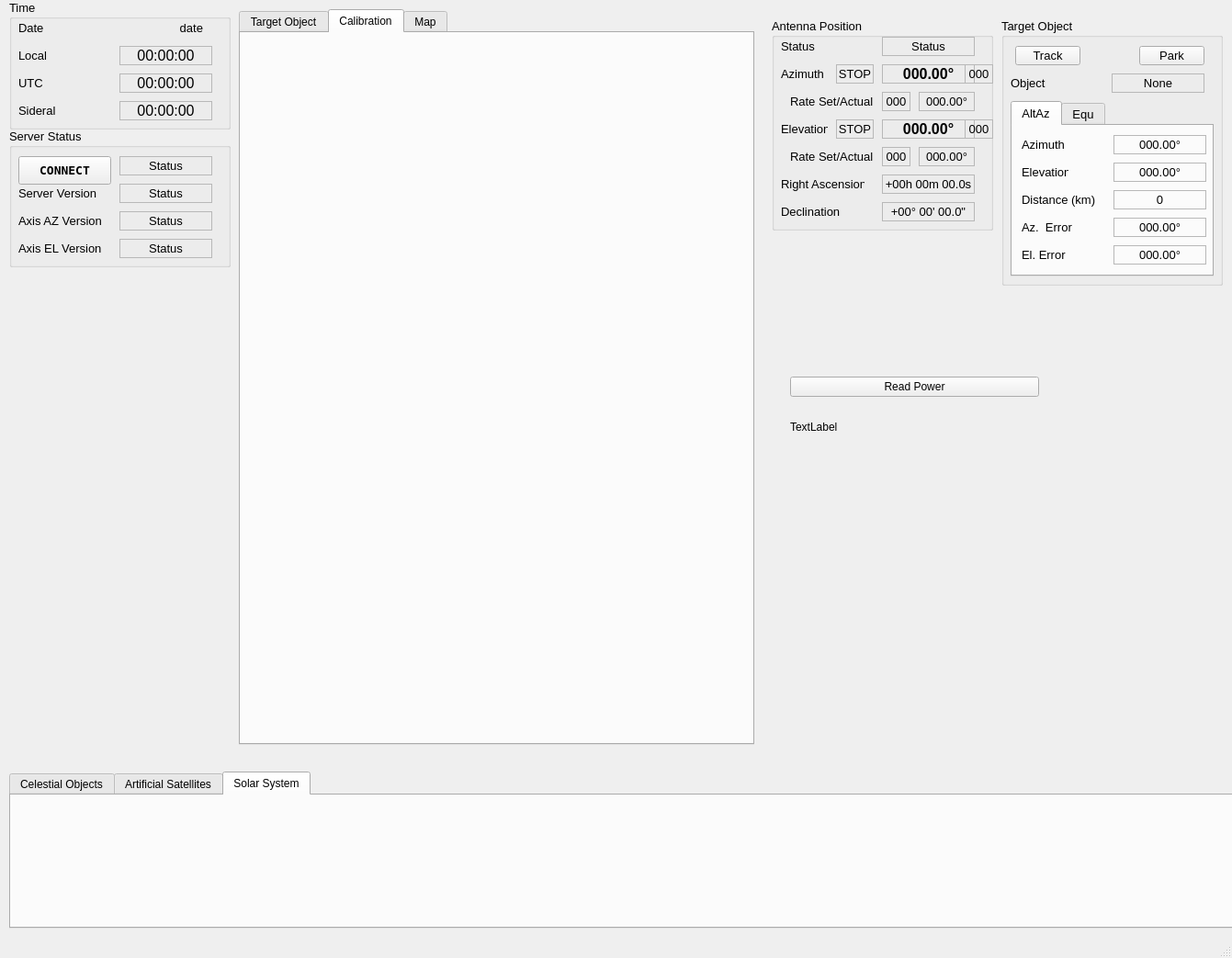
<?xml version="1.0" encoding="UTF-8"?>
<ui version="4.0">
 <class>MainWindow</class>
 <widget class="QMainWindow" name="MainWindow">
  <property name="geometry">
   <rect>
    <x>0</x>
    <y>0</y>
    <width>1341</width>
    <height>1043</height>
   </rect>
  </property>
  <property name="windowTitle">
   <string>MainWindow</string>
  </property>
  <widget class="QWidget" name="centralwidget">
   <widget class="QTabWidget" name="tabWidget">
    <property name="geometry">
     <rect>
      <x>260</x>
      <y>10</y>
      <width>561</width>
      <height>801</height>
     </rect>
    </property>
    <property name="currentIndex">
     <number>1</number>
    </property>
    <widget class="QWidget" name="tab_TargetObject">
     <attribute name="title">
      <string>Target Object</string>
     </attribute>
    </widget>
    <widget class="QWidget" name="tab_Calibration">
     <attribute name="title">
      <string>Calibration</string>
     </attribute>
    </widget>
    <widget class="QWidget" name="tab_map">
     <attribute name="title">
      <string>Map</string>
     </attribute>
     <widget class="QWidget" name="verticalLayoutWidget">
      <property name="geometry">
       <rect>
        <x>10</x>
        <y>10</y>
        <width>851</width>
        <height>471</height>
       </rect>
      </property>
      <layout class="QVBoxLayout" name="verticalLayout_cartopy"/>
     </widget>
    </widget>
   </widget>
   <widget class="QGroupBox" name="groupBox_3">
    <property name="geometry">
     <rect>
      <x>10</x>
      <y>0</y>
      <width>241</width>
      <height>141</height>
     </rect>
    </property>
    <property name="font">
     <font>
      <pointsize>10</pointsize>
     </font>
    </property>
    <property name="title">
     <string>Time</string>
    </property>
    <widget class="QLabel" name="label_LocalTime">
     <property name="geometry">
      <rect>
       <x>10</x>
       <y>50</y>
       <width>51</width>
       <height>20</height>
      </rect>
     </property>
     <property name="font">
      <font>
       <pointsize>10</pointsize>
       <weight>50</weight>
       <bold>false</bold>
      </font>
     </property>
     <property name="text">
      <string>Local</string>
     </property>
     <property name="alignment">
      <set>Qt::AlignLeading|Qt::AlignLeft|Qt::AlignVCenter</set>
     </property>
    </widget>
    <widget class="QLabel" name="label_LocalTime_2">
     <property name="geometry">
      <rect>
       <x>10</x>
       <y>80</y>
       <width>51</width>
       <height>20</height>
      </rect>
     </property>
     <property name="font">
      <font>
       <pointsize>10</pointsize>
       <weight>50</weight>
       <bold>false</bold>
      </font>
     </property>
     <property name="text">
      <string>UTC</string>
     </property>
     <property name="alignment">
      <set>Qt::AlignLeading|Qt::AlignLeft|Qt::AlignVCenter</set>
     </property>
    </widget>
    <widget class="QLabel" name="label_LocalTime_3">
     <property name="geometry">
      <rect>
       <x>10</x>
       <y>110</y>
       <width>51</width>
       <height>20</height>
      </rect>
     </property>
     <property name="font">
      <font>
       <pointsize>10</pointsize>
       <weight>50</weight>
       <bold>false</bold>
      </font>
     </property>
     <property name="text">
      <string>Sideral</string>
     </property>
     <property name="alignment">
      <set>Qt::AlignLeading|Qt::AlignLeft|Qt::AlignVCenter</set>
     </property>
    </widget>
    <widget class="QLabel" name="label_LocalTime_4">
     <property name="geometry">
      <rect>
       <x>10</x>
       <y>20</y>
       <width>51</width>
       <height>20</height>
      </rect>
     </property>
     <property name="font">
      <font>
       <pointsize>10</pointsize>
       <weight>50</weight>
       <bold>false</bold>
      </font>
     </property>
     <property name="text">
      <string>Date</string>
     </property>
     <property name="alignment">
      <set>Qt::AlignLeading|Qt::AlignLeft|Qt::AlignVCenter</set>
     </property>
    </widget>
    <widget class="QLabel" name="label_date">
     <property name="geometry">
      <rect>
       <x>100</x>
       <y>20</y>
       <width>111</width>
       <height>20</height>
      </rect>
     </property>
     <property name="font">
      <font>
       <pointsize>10</pointsize>
      </font>
     </property>
     <property name="text">
      <string>date</string>
     </property>
     <property name="alignment">
      <set>Qt::AlignRight|Qt::AlignTrailing|Qt::AlignVCenter</set>
     </property>
    </widget>
    <widget class="QLabel" name="label_sideral_time">
     <property name="geometry">
      <rect>
       <x>120</x>
       <y>110</y>
       <width>101</width>
       <height>21</height>
      </rect>
     </property>
     <property name="font">
      <font>
       <pointsize>12</pointsize>
      </font>
     </property>
     <property name="autoFillBackground">
      <bool>false</bool>
     </property>
     <property name="styleSheet">
      <string notr="true"/>
     </property>
     <property name="frameShape">
      <enum>QFrame::StyledPanel</enum>
     </property>
     <property name="text">
      <string>00:00:00</string>
     </property>
     <property name="alignment">
      <set>Qt::AlignCenter</set>
     </property>
    </widget>
   </widget>
   <widget class="QLabel" name="label_local_time">
    <property name="geometry">
     <rect>
      <x>130</x>
      <y>50</y>
      <width>101</width>
      <height>21</height>
     </rect>
    </property>
    <property name="font">
     <font>
      <pointsize>12</pointsize>
     </font>
    </property>
    <property name="autoFillBackground">
     <bool>false</bool>
    </property>
    <property name="styleSheet">
     <string notr="true"/>
    </property>
    <property name="frameShape">
     <enum>QFrame::StyledPanel</enum>
    </property>
    <property name="text">
     <string>00:00:00</string>
    </property>
    <property name="alignment">
     <set>Qt::AlignCenter</set>
    </property>
   </widget>
   <widget class="QLabel" name="label_utc_time_2">
    <property name="geometry">
     <rect>
      <x>130</x>
      <y>80</y>
      <width>101</width>
      <height>21</height>
     </rect>
    </property>
    <property name="font">
     <font>
      <pointsize>12</pointsize>
     </font>
    </property>
    <property name="autoFillBackground">
     <bool>false</bool>
    </property>
    <property name="styleSheet">
     <string notr="true"/>
    </property>
    <property name="frameShape">
     <enum>QFrame::StyledPanel</enum>
    </property>
    <property name="text">
     <string>00:00:00</string>
    </property>
    <property name="alignment">
     <set>Qt::AlignCenter</set>
    </property>
   </widget>
   <widget class="QGroupBox" name="groupBox_4">
    <property name="geometry">
     <rect>
      <x>840</x>
      <y>20</y>
      <width>241</width>
      <height>231</height>
     </rect>
    </property>
    <property name="font">
     <font>
      <family>MS Shell Dlg 2</family>
      <pointsize>10</pointsize>
     </font>
    </property>
    <property name="title">
     <string>Antenna Position</string>
    </property>
    <widget class="QLabel" name="label_antenna_az_deg">
     <property name="geometry">
      <rect>
       <x>120</x>
       <y>50</y>
       <width>101</width>
       <height>21</height>
      </rect>
     </property>
     <property name="font">
      <font>
       <pointsize>12</pointsize>
       <weight>75</weight>
       <bold>true</bold>
      </font>
     </property>
     <property name="autoFillBackground">
      <bool>false</bool>
     </property>
     <property name="styleSheet">
      <string notr="true"/>
     </property>
     <property name="frameShape">
      <enum>QFrame::StyledPanel</enum>
     </property>
     <property name="text">
      <string>000.00°</string>
     </property>
     <property name="alignment">
      <set>Qt::AlignCenter</set>
     </property>
    </widget>
    <widget class="QLabel" name="label_antenna_el_deg">
     <property name="geometry">
      <rect>
       <x>120</x>
       <y>110</y>
       <width>101</width>
       <height>21</height>
      </rect>
     </property>
     <property name="font">
      <font>
       <pointsize>12</pointsize>
       <weight>75</weight>
       <bold>true</bold>
      </font>
     </property>
     <property name="autoFillBackground">
      <bool>false</bool>
     </property>
     <property name="styleSheet">
      <string notr="true"/>
     </property>
     <property name="frameShape">
      <enum>QFrame::StyledPanel</enum>
     </property>
     <property name="text">
      <string>000.00°</string>
     </property>
     <property name="alignment">
      <set>Qt::AlignCenter</set>
     </property>
    </widget>
    <widget class="QLabel" name="label_LocalTime_5">
     <property name="geometry">
      <rect>
       <x>10</x>
       <y>50</y>
       <width>51</width>
       <height>20</height>
      </rect>
     </property>
     <property name="font">
      <font>
       <pointsize>10</pointsize>
       <weight>50</weight>
       <bold>false</bold>
      </font>
     </property>
     <property name="text">
      <string>Azimuth</string>
     </property>
     <property name="alignment">
      <set>Qt::AlignLeading|Qt::AlignLeft|Qt::AlignVCenter</set>
     </property>
    </widget>
    <widget class="QLabel" name="label_LocalTime_6">
     <property name="geometry">
      <rect>
       <x>10</x>
       <y>110</y>
       <width>51</width>
       <height>20</height>
      </rect>
     </property>
     <property name="font">
      <font>
       <pointsize>10</pointsize>
       <weight>50</weight>
       <bold>false</bold>
      </font>
     </property>
     <property name="text">
      <string>Elevation</string>
     </property>
     <property name="alignment">
      <set>Qt::AlignLeading|Qt::AlignLeft|Qt::AlignVCenter</set>
     </property>
    </widget>
    <widget class="QLabel" name="label_antenna_status">
     <property name="geometry">
      <rect>
       <x>120</x>
       <y>20</y>
       <width>101</width>
       <height>21</height>
      </rect>
     </property>
     <property name="font">
      <font>
       <pointsize>10</pointsize>
      </font>
     </property>
     <property name="autoFillBackground">
      <bool>false</bool>
     </property>
     <property name="styleSheet">
      <string notr="true"/>
     </property>
     <property name="frameShape">
      <enum>QFrame::StyledPanel</enum>
     </property>
     <property name="text">
      <string>Status</string>
     </property>
     <property name="alignment">
      <set>Qt::AlignCenter</set>
     </property>
    </widget>
    <widget class="QLabel" name="label_LocalTime_9">
     <property name="geometry">
      <rect>
       <x>10</x>
       <y>20</y>
       <width>51</width>
       <height>20</height>
      </rect>
     </property>
     <property name="font">
      <font>
       <pointsize>10</pointsize>
       <weight>50</weight>
       <bold>false</bold>
      </font>
     </property>
     <property name="text">
      <string>Status</string>
     </property>
     <property name="alignment">
      <set>Qt::AlignLeading|Qt::AlignLeft|Qt::AlignVCenter</set>
     </property>
    </widget>
    <widget class="QLabel" name="label_antenna_dec">
     <property name="geometry">
      <rect>
       <x>120</x>
       <y>200</y>
       <width>101</width>
       <height>21</height>
      </rect>
     </property>
     <property name="font">
      <font>
       <pointsize>10</pointsize>
      </font>
     </property>
     <property name="autoFillBackground">
      <bool>false</bool>
     </property>
     <property name="styleSheet">
      <string notr="true"/>
     </property>
     <property name="frameShape">
      <enum>QFrame::StyledPanel</enum>
     </property>
     <property name="text">
      <string>+00° 00' 00.0&quot;</string>
     </property>
     <property name="alignment">
      <set>Qt::AlignCenter</set>
     </property>
    </widget>
    <widget class="QLabel" name="label_LocalTime_13">
     <property name="geometry">
      <rect>
       <x>10</x>
       <y>200</y>
       <width>81</width>
       <height>20</height>
      </rect>
     </property>
     <property name="font">
      <font>
       <pointsize>10</pointsize>
       <weight>50</weight>
       <bold>false</bold>
      </font>
     </property>
     <property name="text">
      <string>Declination</string>
     </property>
     <property name="alignment">
      <set>Qt::AlignLeading|Qt::AlignLeft|Qt::AlignVCenter</set>
     </property>
    </widget>
    <widget class="QLabel" name="label_antenna_ra">
     <property name="geometry">
      <rect>
       <x>120</x>
       <y>170</y>
       <width>101</width>
       <height>21</height>
      </rect>
     </property>
     <property name="font">
      <font>
       <pointsize>10</pointsize>
      </font>
     </property>
     <property name="autoFillBackground">
      <bool>false</bool>
     </property>
     <property name="styleSheet">
      <string notr="true"/>
     </property>
     <property name="frameShape">
      <enum>QFrame::StyledPanel</enum>
     </property>
     <property name="text">
      <string>+00h 00m 00.0s</string>
     </property>
     <property name="alignment">
      <set>Qt::AlignCenter</set>
     </property>
    </widget>
    <widget class="QLabel" name="label_LocalTime_14">
     <property name="geometry">
      <rect>
       <x>10</x>
       <y>170</y>
       <width>91</width>
       <height>20</height>
      </rect>
     </property>
     <property name="font">
      <font>
       <pointsize>10</pointsize>
       <weight>50</weight>
       <bold>false</bold>
      </font>
     </property>
     <property name="text">
      <string>Right Ascension</string>
     </property>
     <property name="alignment">
      <set>Qt::AlignLeading|Qt::AlignLeft|Qt::AlignVCenter</set>
     </property>
    </widget>
    <widget class="QLabel" name="label_LocalTime_21">
     <property name="geometry">
      <rect>
       <x>20</x>
       <y>80</y>
       <width>91</width>
       <height>20</height>
      </rect>
     </property>
     <property name="font">
      <font>
       <pointsize>10</pointsize>
       <weight>50</weight>
       <bold>false</bold>
      </font>
     </property>
     <property name="text">
      <string>Rate Set/Actual</string>
     </property>
     <property name="alignment">
      <set>Qt::AlignLeading|Qt::AlignLeft|Qt::AlignVCenter</set>
     </property>
    </widget>
    <widget class="QLabel" name="label_antenna_az_rate">
     <property name="geometry">
      <rect>
       <x>160</x>
       <y>80</y>
       <width>61</width>
       <height>21</height>
      </rect>
     </property>
     <property name="font">
      <font>
       <pointsize>10</pointsize>
      </font>
     </property>
     <property name="autoFillBackground">
      <bool>false</bool>
     </property>
     <property name="styleSheet">
      <string notr="true"/>
     </property>
     <property name="frameShape">
      <enum>QFrame::StyledPanel</enum>
     </property>
     <property name="text">
      <string>000.00°</string>
     </property>
     <property name="alignment">
      <set>Qt::AlignCenter</set>
     </property>
    </widget>
    <widget class="QLabel" name="label_antenna_el_rate">
     <property name="geometry">
      <rect>
       <x>160</x>
       <y>140</y>
       <width>61</width>
       <height>21</height>
      </rect>
     </property>
     <property name="font">
      <font>
       <pointsize>10</pointsize>
      </font>
     </property>
     <property name="autoFillBackground">
      <bool>false</bool>
     </property>
     <property name="styleSheet">
      <string notr="true"/>
     </property>
     <property name="frameShape">
      <enum>QFrame::StyledPanel</enum>
     </property>
     <property name="text">
      <string>000.00°</string>
     </property>
     <property name="alignment">
      <set>Qt::AlignCenter</set>
     </property>
    </widget>
    <widget class="QLabel" name="label_LocalTime_22">
     <property name="geometry">
      <rect>
       <x>20</x>
       <y>140</y>
       <width>91</width>
       <height>20</height>
      </rect>
     </property>
     <property name="font">
      <font>
       <pointsize>10</pointsize>
       <weight>50</weight>
       <bold>false</bold>
      </font>
     </property>
     <property name="text">
      <string>Rate Set/Actual</string>
     </property>
     <property name="alignment">
      <set>Qt::AlignLeading|Qt::AlignLeft|Qt::AlignVCenter</set>
     </property>
    </widget>
    <widget class="QLabel" name="label_antenna_az_setrate">
     <property name="geometry">
      <rect>
       <x>120</x>
       <y>80</y>
       <width>31</width>
       <height>21</height>
      </rect>
     </property>
     <property name="font">
      <font>
       <pointsize>10</pointsize>
      </font>
     </property>
     <property name="autoFillBackground">
      <bool>false</bool>
     </property>
     <property name="styleSheet">
      <string notr="true"/>
     </property>
     <property name="frameShape">
      <enum>QFrame::StyledPanel</enum>
     </property>
     <property name="text">
      <string>000</string>
     </property>
     <property name="alignment">
      <set>Qt::AlignCenter</set>
     </property>
    </widget>
    <widget class="QLabel" name="label_antenna_el_setrate">
     <property name="geometry">
      <rect>
       <x>120</x>
       <y>140</y>
       <width>31</width>
       <height>21</height>
      </rect>
     </property>
     <property name="font">
      <font>
       <pointsize>10</pointsize>
      </font>
     </property>
     <property name="autoFillBackground">
      <bool>false</bool>
     </property>
     <property name="styleSheet">
      <string notr="true"/>
     </property>
     <property name="frameShape">
      <enum>QFrame::StyledPanel</enum>
     </property>
     <property name="text">
      <string>000</string>
     </property>
     <property name="alignment">
      <set>Qt::AlignCenter</set>
     </property>
    </widget>
    <widget class="QLabel" name="label_antenna_az_status">
     <property name="geometry">
      <rect>
       <x>70</x>
       <y>50</y>
       <width>41</width>
       <height>21</height>
      </rect>
     </property>
     <property name="font">
      <font>
       <pointsize>10</pointsize>
      </font>
     </property>
     <property name="autoFillBackground">
      <bool>false</bool>
     </property>
     <property name="styleSheet">
      <string notr="true"/>
     </property>
     <property name="frameShape">
      <enum>QFrame::StyledPanel</enum>
     </property>
     <property name="text">
      <string>STOP</string>
     </property>
     <property name="alignment">
      <set>Qt::AlignCenter</set>
     </property>
    </widget>
    <widget class="QLabel" name="label_antenna_el_status">
     <property name="geometry">
      <rect>
       <x>70</x>
       <y>110</y>
       <width>41</width>
       <height>21</height>
      </rect>
     </property>
     <property name="font">
      <font>
       <pointsize>10</pointsize>
      </font>
     </property>
     <property name="autoFillBackground">
      <bool>false</bool>
     </property>
     <property name="styleSheet">
      <string notr="true"/>
     </property>
     <property name="frameShape">
      <enum>QFrame::StyledPanel</enum>
     </property>
     <property name="text">
      <string>STOP</string>
     </property>
     <property name="alignment">
      <set>Qt::AlignCenter</set>
     </property>
    </widget>
    <widget class="QLabel" name="label_antenna_endstop_el">
     <property name="geometry">
      <rect>
       <x>210</x>
       <y>50</y>
       <width>31</width>
       <height>21</height>
      </rect>
     </property>
     <property name="font">
      <font>
       <pointsize>10</pointsize>
      </font>
     </property>
     <property name="autoFillBackground">
      <bool>false</bool>
     </property>
     <property name="styleSheet">
      <string notr="true"/>
     </property>
     <property name="frameShape">
      <enum>QFrame::StyledPanel</enum>
     </property>
     <property name="text">
      <string>000</string>
     </property>
     <property name="alignment">
      <set>Qt::AlignCenter</set>
     </property>
    </widget>
    <widget class="QLabel" name="label_antenna_endstop_az">
     <property name="geometry">
      <rect>
       <x>210</x>
       <y>110</y>
       <width>31</width>
       <height>21</height>
      </rect>
     </property>
     <property name="font">
      <font>
       <pointsize>10</pointsize>
      </font>
     </property>
     <property name="autoFillBackground">
      <bool>false</bool>
     </property>
     <property name="styleSheet">
      <string notr="true"/>
     </property>
     <property name="frameShape">
      <enum>QFrame::StyledPanel</enum>
     </property>
     <property name="text">
      <string>000</string>
     </property>
     <property name="alignment">
      <set>Qt::AlignCenter</set>
     </property>
    </widget>
   </widget>
   <widget class="QGroupBox" name="groupBox_5">
    <property name="geometry">
     <rect>
      <x>1090</x>
      <y>20</y>
      <width>241</width>
      <height>291</height>
     </rect>
    </property>
    <property name="font">
     <font>
      <pointsize>10</pointsize>
     </font>
    </property>
    <property name="title">
     <string>Target Object</string>
    </property>
    <widget class="QPushButton" name="pushButton_antenna_track">
     <property name="geometry">
      <rect>
       <x>15</x>
       <y>30</y>
       <width>71</width>
       <height>21</height>
      </rect>
     </property>
     <property name="text">
      <string>Track</string>
     </property>
    </widget>
    <widget class="QPushButton" name="pushButton_antenna_park">
     <property name="geometry">
      <rect>
       <x>150</x>
       <y>30</y>
       <width>71</width>
       <height>21</height>
      </rect>
     </property>
     <property name="text">
      <string>Park</string>
     </property>
    </widget>
    <widget class="QLabel" name="label_LocalTime_12">
     <property name="geometry">
      <rect>
       <x>10</x>
       <y>60</y>
       <width>51</width>
       <height>20</height>
      </rect>
     </property>
     <property name="font">
      <font>
       <pointsize>10</pointsize>
       <weight>50</weight>
       <bold>false</bold>
      </font>
     </property>
     <property name="text">
      <string>Object</string>
     </property>
     <property name="alignment">
      <set>Qt::AlignLeading|Qt::AlignLeft|Qt::AlignVCenter</set>
     </property>
    </widget>
    <widget class="QTabWidget" name="tabWidget_2">
     <property name="geometry">
      <rect>
       <x>10</x>
       <y>90</y>
       <width>221</width>
       <height>191</height>
      </rect>
     </property>
     <property name="currentIndex">
      <number>0</number>
     </property>
     <widget class="QWidget" name="tab_3">
      <attribute name="title">
       <string>AltAz</string>
      </attribute>
      <widget class="QLabel" name="label_antenna_el_error">
       <property name="geometry">
        <rect>
         <x>110</x>
         <y>130</y>
         <width>101</width>
         <height>21</height>
        </rect>
       </property>
       <property name="font">
        <font>
         <pointsize>10</pointsize>
        </font>
       </property>
       <property name="autoFillBackground">
        <bool>false</bool>
       </property>
       <property name="styleSheet">
        <string notr="true"/>
       </property>
       <property name="frameShape">
        <enum>QFrame::StyledPanel</enum>
       </property>
       <property name="text">
        <string>000.00°</string>
       </property>
       <property name="alignment">
        <set>Qt::AlignCenter</set>
       </property>
      </widget>
      <widget class="QLabel" name="label_LocalTime_8">
       <property name="geometry">
        <rect>
         <x>10</x>
         <y>130</y>
         <width>81</width>
         <height>20</height>
        </rect>
       </property>
       <property name="font">
        <font>
         <pointsize>10</pointsize>
         <weight>50</weight>
         <bold>false</bold>
        </font>
       </property>
       <property name="text">
        <string>El. Error</string>
       </property>
       <property name="alignment">
        <set>Qt::AlignLeading|Qt::AlignLeft|Qt::AlignVCenter</set>
       </property>
      </widget>
      <widget class="QLabel" name="label_antenna_el_set_deg">
       <property name="geometry">
        <rect>
         <x>110</x>
         <y>40</y>
         <width>101</width>
         <height>21</height>
        </rect>
       </property>
       <property name="font">
        <font>
         <pointsize>10</pointsize>
        </font>
       </property>
       <property name="autoFillBackground">
        <bool>false</bool>
       </property>
       <property name="styleSheet">
        <string notr="true"/>
       </property>
       <property name="frameShape">
        <enum>QFrame::StyledPanel</enum>
       </property>
       <property name="text">
        <string>000.00°</string>
       </property>
       <property name="alignment">
        <set>Qt::AlignCenter</set>
       </property>
      </widget>
      <widget class="QLabel" name="label_antenna_az_set_deg">
       <property name="geometry">
        <rect>
         <x>110</x>
         <y>10</y>
         <width>101</width>
         <height>21</height>
        </rect>
       </property>
       <property name="font">
        <font>
         <pointsize>10</pointsize>
        </font>
       </property>
       <property name="autoFillBackground">
        <bool>false</bool>
       </property>
       <property name="styleSheet">
        <string notr="true"/>
       </property>
       <property name="frameShape">
        <enum>QFrame::StyledPanel</enum>
       </property>
       <property name="text">
        <string>000.00°</string>
       </property>
       <property name="alignment">
        <set>Qt::AlignCenter</set>
       </property>
      </widget>
      <widget class="QLabel" name="label_LocalTime_11">
       <property name="geometry">
        <rect>
         <x>10</x>
         <y>40</y>
         <width>51</width>
         <height>20</height>
        </rect>
       </property>
       <property name="font">
        <font>
         <pointsize>10</pointsize>
         <weight>50</weight>
         <bold>false</bold>
        </font>
       </property>
       <property name="text">
        <string>Elevation</string>
       </property>
       <property name="alignment">
        <set>Qt::AlignLeading|Qt::AlignLeft|Qt::AlignVCenter</set>
       </property>
      </widget>
      <widget class="QLabel" name="label_LocalTime_7">
       <property name="geometry">
        <rect>
         <x>10</x>
         <y>100</y>
         <width>81</width>
         <height>20</height>
        </rect>
       </property>
       <property name="font">
        <font>
         <pointsize>10</pointsize>
         <weight>50</weight>
         <bold>false</bold>
        </font>
       </property>
       <property name="text">
        <string>Az.  Error</string>
       </property>
       <property name="alignment">
        <set>Qt::AlignLeading|Qt::AlignLeft|Qt::AlignVCenter</set>
       </property>
      </widget>
      <widget class="QLabel" name="label_antenna_az_error">
       <property name="geometry">
        <rect>
         <x>110</x>
         <y>100</y>
         <width>101</width>
         <height>21</height>
        </rect>
       </property>
       <property name="font">
        <font>
         <pointsize>10</pointsize>
        </font>
       </property>
       <property name="autoFillBackground">
        <bool>false</bool>
       </property>
       <property name="styleSheet">
        <string notr="true"/>
       </property>
       <property name="frameShape">
        <enum>QFrame::StyledPanel</enum>
       </property>
       <property name="text">
        <string>000.00°</string>
       </property>
       <property name="alignment">
        <set>Qt::AlignCenter</set>
       </property>
      </widget>
      <widget class="QLabel" name="label_LocalTime_10">
       <property name="geometry">
        <rect>
         <x>10</x>
         <y>10</y>
         <width>51</width>
         <height>20</height>
        </rect>
       </property>
       <property name="font">
        <font>
         <pointsize>10</pointsize>
         <weight>50</weight>
         <bold>false</bold>
        </font>
       </property>
       <property name="text">
        <string>Azimuth</string>
       </property>
       <property name="alignment">
        <set>Qt::AlignLeading|Qt::AlignLeft|Qt::AlignVCenter</set>
       </property>
      </widget>
      <widget class="QLabel" name="label_object_distance_km">
       <property name="geometry">
        <rect>
         <x>110</x>
         <y>70</y>
         <width>101</width>
         <height>21</height>
        </rect>
       </property>
       <property name="font">
        <font>
         <pointsize>10</pointsize>
        </font>
       </property>
       <property name="autoFillBackground">
        <bool>false</bool>
       </property>
       <property name="styleSheet">
        <string notr="true"/>
       </property>
       <property name="frameShape">
        <enum>QFrame::StyledPanel</enum>
       </property>
       <property name="text">
        <string>0</string>
       </property>
       <property name="alignment">
        <set>Qt::AlignCenter</set>
       </property>
      </widget>
      <widget class="QLabel" name="label_LocalTime_19">
       <property name="geometry">
        <rect>
         <x>10</x>
         <y>70</y>
         <width>81</width>
         <height>20</height>
        </rect>
       </property>
       <property name="font">
        <font>
         <pointsize>10</pointsize>
         <weight>50</weight>
         <bold>false</bold>
        </font>
       </property>
       <property name="text">
        <string>Distance (km)</string>
       </property>
       <property name="alignment">
        <set>Qt::AlignLeading|Qt::AlignLeft|Qt::AlignVCenter</set>
       </property>
      </widget>
     </widget>
     <widget class="QWidget" name="tab_4">
      <attribute name="title">
       <string>Equ</string>
      </attribute>
      <widget class="QLabel" name="label_antenna_dec_error">
       <property name="geometry">
        <rect>
         <x>110</x>
         <y>130</y>
         <width>101</width>
         <height>21</height>
        </rect>
       </property>
       <property name="font">
        <font>
         <pointsize>10</pointsize>
        </font>
       </property>
       <property name="autoFillBackground">
        <bool>false</bool>
       </property>
       <property name="styleSheet">
        <string notr="true"/>
       </property>
       <property name="frameShape">
        <enum>QFrame::StyledPanel</enum>
       </property>
       <property name="text">
        <string>+00° 00' 00.0&quot;</string>
       </property>
       <property name="alignment">
        <set>Qt::AlignCenter</set>
       </property>
      </widget>
      <widget class="QLabel" name="label_LocalTime_15">
       <property name="geometry">
        <rect>
         <x>10</x>
         <y>130</y>
         <width>81</width>
         <height>20</height>
        </rect>
       </property>
       <property name="font">
        <font>
         <pointsize>10</pointsize>
         <weight>50</weight>
         <bold>false</bold>
        </font>
       </property>
       <property name="text">
        <string>Dec Error</string>
       </property>
       <property name="alignment">
        <set>Qt::AlignLeading|Qt::AlignLeft|Qt::AlignVCenter</set>
       </property>
      </widget>
      <widget class="QLabel" name="label_antenna_dec_set">
       <property name="geometry">
        <rect>
         <x>110</x>
         <y>40</y>
         <width>101</width>
         <height>21</height>
        </rect>
       </property>
       <property name="font">
        <font>
         <pointsize>10</pointsize>
        </font>
       </property>
       <property name="autoFillBackground">
        <bool>false</bool>
       </property>
       <property name="styleSheet">
        <string notr="true"/>
       </property>
       <property name="frameShape">
        <enum>QFrame::StyledPanel</enum>
       </property>
       <property name="text">
        <string>+00° 00' 00.0&quot;</string>
       </property>
       <property name="alignment">
        <set>Qt::AlignCenter</set>
       </property>
      </widget>
      <widget class="QLabel" name="label_antenna_ra_set">
       <property name="geometry">
        <rect>
         <x>110</x>
         <y>10</y>
         <width>101</width>
         <height>21</height>
        </rect>
       </property>
       <property name="font">
        <font>
         <pointsize>10</pointsize>
        </font>
       </property>
       <property name="autoFillBackground">
        <bool>false</bool>
       </property>
       <property name="styleSheet">
        <string notr="true"/>
       </property>
       <property name="frameShape">
        <enum>QFrame::StyledPanel</enum>
       </property>
       <property name="text">
        <string>+00h 00m 00.0s</string>
       </property>
       <property name="alignment">
        <set>Qt::AlignCenter</set>
       </property>
      </widget>
      <widget class="QLabel" name="label_LocalTime_16">
       <property name="geometry">
        <rect>
         <x>10</x>
         <y>40</y>
         <width>51</width>
         <height>20</height>
        </rect>
       </property>
       <property name="font">
        <font>
         <pointsize>10</pointsize>
         <weight>50</weight>
         <bold>false</bold>
        </font>
       </property>
       <property name="text">
        <string>Declination</string>
       </property>
       <property name="alignment">
        <set>Qt::AlignLeading|Qt::AlignLeft|Qt::AlignVCenter</set>
       </property>
      </widget>
      <widget class="QLabel" name="label_LocalTime_17">
       <property name="geometry">
        <rect>
         <x>10</x>
         <y>100</y>
         <width>81</width>
         <height>20</height>
        </rect>
       </property>
       <property name="font">
        <font>
         <pointsize>10</pointsize>
         <weight>50</weight>
         <bold>false</bold>
        </font>
       </property>
       <property name="text">
        <string>RA Error</string>
       </property>
       <property name="alignment">
        <set>Qt::AlignLeading|Qt::AlignLeft|Qt::AlignVCenter</set>
       </property>
      </widget>
      <widget class="QLabel" name="label_antenna_ra_error">
       <property name="geometry">
        <rect>
         <x>110</x>
         <y>100</y>
         <width>101</width>
         <height>21</height>
        </rect>
       </property>
       <property name="font">
        <font>
         <pointsize>10</pointsize>
        </font>
       </property>
       <property name="autoFillBackground">
        <bool>false</bool>
       </property>
       <property name="styleSheet">
        <string notr="true"/>
       </property>
       <property name="frameShape">
        <enum>QFrame::StyledPanel</enum>
       </property>
       <property name="text">
        <string>00h 00m 00.0s</string>
       </property>
       <property name="alignment">
        <set>Qt::AlignCenter</set>
       </property>
      </widget>
      <widget class="QLabel" name="label_LocalTime_18">
       <property name="geometry">
        <rect>
         <x>10</x>
         <y>10</y>
         <width>91</width>
         <height>20</height>
        </rect>
       </property>
       <property name="font">
        <font>
         <pointsize>10</pointsize>
         <weight>50</weight>
         <bold>false</bold>
        </font>
       </property>
       <property name="text">
        <string>Right Ascension</string>
       </property>
       <property name="alignment">
        <set>Qt::AlignLeading|Qt::AlignLeft|Qt::AlignVCenter</set>
       </property>
      </widget>
      <widget class="QLabel" name="label_object_distance_au">
       <property name="geometry">
        <rect>
         <x>110</x>
         <y>70</y>
         <width>101</width>
         <height>21</height>
        </rect>
       </property>
       <property name="font">
        <font>
         <pointsize>10</pointsize>
        </font>
       </property>
       <property name="autoFillBackground">
        <bool>false</bool>
       </property>
       <property name="styleSheet">
        <string notr="true"/>
       </property>
       <property name="frameShape">
        <enum>QFrame::StyledPanel</enum>
       </property>
       <property name="text">
        <string>0</string>
       </property>
       <property name="alignment">
        <set>Qt::AlignCenter</set>
       </property>
      </widget>
      <widget class="QLabel" name="label_LocalTime_20">
       <property name="geometry">
        <rect>
         <x>10</x>
         <y>70</y>
         <width>81</width>
         <height>20</height>
        </rect>
       </property>
       <property name="font">
        <font>
         <pointsize>10</pointsize>
         <weight>50</weight>
         <bold>false</bold>
        </font>
       </property>
       <property name="text">
        <string>Distance (Au)</string>
       </property>
       <property name="alignment">
        <set>Qt::AlignLeading|Qt::AlignLeft|Qt::AlignVCenter</set>
       </property>
      </widget>
     </widget>
    </widget>
    <widget class="QLabel" name="label_tracked_object">
     <property name="geometry">
      <rect>
       <x>120</x>
       <y>60</y>
       <width>101</width>
       <height>21</height>
      </rect>
     </property>
     <property name="font">
      <font>
       <pointsize>10</pointsize>
      </font>
     </property>
     <property name="autoFillBackground">
      <bool>false</bool>
     </property>
     <property name="styleSheet">
      <string notr="true"/>
     </property>
     <property name="frameShape">
      <enum>QFrame::StyledPanel</enum>
     </property>
     <property name="text">
      <string>None</string>
     </property>
     <property name="alignment">
      <set>Qt::AlignCenter</set>
     </property>
    </widget>
   </widget>
   <widget class="QTabWidget" name="tabWidget_3">
    <property name="geometry">
     <rect>
      <x>10</x>
      <y>840</y>
      <width>1611</width>
      <height>171</height>
     </rect>
    </property>
    <property name="currentIndex">
     <number>2</number>
    </property>
    <widget class="QWidget" name="tab_5">
     <attribute name="title">
      <string>Celestial Objects</string>
     </attribute>
    </widget>
    <widget class="QWidget" name="tab_2">
     <attribute name="title">
      <string>Artificial Satellites</string>
     </attribute>
    </widget>
    <widget class="QWidget" name="tab">
     <attribute name="title">
      <string>Solar System</string>
     </attribute>
    </widget>
   </widget>
   <widget class="QGroupBox" name="groupBox_10">
    <property name="geometry">
     <rect>
      <x>10</x>
      <y>140</y>
      <width>241</width>
      <height>151</height>
     </rect>
    </property>
    <property name="font">
     <font>
      <family>MS Shell Dlg 2</family>
      <pointsize>10</pointsize>
     </font>
    </property>
    <property name="title">
     <string>Server Status</string>
    </property>
    <widget class="QLabel" name="label_LocalTime_40">
     <property name="geometry">
      <rect>
       <x>10</x>
       <y>60</y>
       <width>101</width>
       <height>20</height>
      </rect>
     </property>
     <property name="font">
      <font>
       <pointsize>10</pointsize>
       <weight>50</weight>
       <bold>false</bold>
      </font>
     </property>
     <property name="text">
      <string>Server Version</string>
     </property>
     <property name="alignment">
      <set>Qt::AlignLeading|Qt::AlignLeft|Qt::AlignVCenter</set>
     </property>
    </widget>
    <widget class="QPushButton" name="pushButton_server_connect">
     <property name="geometry">
      <rect>
       <x>10</x>
       <y>30</y>
       <width>101</width>
       <height>31</height>
      </rect>
     </property>
     <property name="font">
      <font>
       <family>DejaVu Sans Mono</family>
       <weight>75</weight>
       <bold>true</bold>
      </font>
     </property>
     <property name="text">
      <string>CONNECT</string>
     </property>
    </widget>
    <widget class="QLabel" name="label_antenna_server_status">
     <property name="geometry">
      <rect>
       <x>120</x>
       <y>30</y>
       <width>101</width>
       <height>21</height>
      </rect>
     </property>
     <property name="font">
      <font>
       <pointsize>10</pointsize>
      </font>
     </property>
     <property name="autoFillBackground">
      <bool>false</bool>
     </property>
     <property name="styleSheet">
      <string notr="true"/>
     </property>
     <property name="frameShape">
      <enum>QFrame::StyledPanel</enum>
     </property>
     <property name="text">
      <string>Status</string>
     </property>
     <property name="alignment">
      <set>Qt::AlignCenter</set>
     </property>
    </widget>
    <widget class="QLabel" name="label_LocalTime_41">
     <property name="geometry">
      <rect>
       <x>10</x>
       <y>90</y>
       <width>101</width>
       <height>20</height>
      </rect>
     </property>
     <property name="font">
      <font>
       <pointsize>10</pointsize>
       <weight>50</weight>
       <bold>false</bold>
      </font>
     </property>
     <property name="text">
      <string>Axis AZ Version</string>
     </property>
     <property name="alignment">
      <set>Qt::AlignLeading|Qt::AlignLeft|Qt::AlignVCenter</set>
     </property>
    </widget>
    <widget class="QLabel" name="label_LocalTime_42">
     <property name="geometry">
      <rect>
       <x>10</x>
       <y>120</y>
       <width>101</width>
       <height>20</height>
      </rect>
     </property>
     <property name="font">
      <font>
       <pointsize>10</pointsize>
       <weight>50</weight>
       <bold>false</bold>
      </font>
     </property>
     <property name="text">
      <string>Axis EL Version</string>
     </property>
     <property name="alignment">
      <set>Qt::AlignLeading|Qt::AlignLeft|Qt::AlignVCenter</set>
     </property>
    </widget>
    <widget class="QLabel" name="label_axisapp_version">
     <property name="geometry">
      <rect>
       <x>120</x>
       <y>60</y>
       <width>101</width>
       <height>21</height>
      </rect>
     </property>
     <property name="font">
      <font>
       <pointsize>10</pointsize>
      </font>
     </property>
     <property name="autoFillBackground">
      <bool>false</bool>
     </property>
     <property name="styleSheet">
      <string notr="true"/>
     </property>
     <property name="frameShape">
      <enum>QFrame::StyledPanel</enum>
     </property>
     <property name="text">
      <string>Status</string>
     </property>
     <property name="alignment">
      <set>Qt::AlignCenter</set>
     </property>
    </widget>
    <widget class="QLabel" name="label_axisaz_version">
     <property name="geometry">
      <rect>
       <x>120</x>
       <y>90</y>
       <width>101</width>
       <height>21</height>
      </rect>
     </property>
     <property name="font">
      <font>
       <pointsize>10</pointsize>
      </font>
     </property>
     <property name="autoFillBackground">
      <bool>false</bool>
     </property>
     <property name="styleSheet">
      <string notr="true"/>
     </property>
     <property name="frameShape">
      <enum>QFrame::StyledPanel</enum>
     </property>
     <property name="text">
      <string>Status</string>
     </property>
     <property name="alignment">
      <set>Qt::AlignCenter</set>
     </property>
    </widget>
    <widget class="QLabel" name="label_axisel_version">
     <property name="geometry">
      <rect>
       <x>120</x>
       <y>120</y>
       <width>101</width>
       <height>21</height>
      </rect>
     </property>
     <property name="font">
      <font>
       <pointsize>10</pointsize>
      </font>
     </property>
     <property name="autoFillBackground">
      <bool>false</bool>
     </property>
     <property name="styleSheet">
      <string notr="true"/>
     </property>
     <property name="frameShape">
      <enum>QFrame::StyledPanel</enum>
     </property>
     <property name="text">
      <string>Status</string>
     </property>
     <property name="alignment">
      <set>Qt::AlignCenter</set>
     </property>
    </widget>
   </widget>
   <widget class="QWidget" name="widget" native="true">
    <property name="geometry">
     <rect>
      <x>10</x>
      <y>300</y>
      <width>241</width>
      <height>431</height>
     </rect>
    </property>
    <widget class="QWidget" name="verticalLayoutWidget_2">
     <property name="geometry">
      <rect>
       <x>0</x>
       <y>0</y>
       <width>241</width>
       <height>431</height>
      </rect>
     </property>
     <layout class="QVBoxLayout" name="verticalLayout_gauges"/>
    </widget>
   </widget>
   <widget class="QWidget" name="verticalLayoutWidget_3">
    <property name="geometry">
     <rect>
      <x>860</x>
      <y>410</y>
      <width>271</width>
      <height>81</height>
     </rect>
    </property>
    <layout class="QVBoxLayout" name="verticalLayout_2">
     <item>
      <widget class="QPushButton" name="pushButton_readpowermeter">
       <property name="text">
        <string>Read Power</string>
       </property>
      </widget>
     </item>
     <item>
      <widget class="QLabel" name="label_powermeter_dbm">
       <property name="text">
        <string>TextLabel</string>
       </property>
      </widget>
     </item>
    </layout>
   </widget>
  </widget>
  <widget class="QMenuBar" name="menubar">
   <property name="geometry">
    <rect>
     <x>0</x>
     <y>0</y>
     <width>1341</width>
     <height>26</height>
    </rect>
   </property>
  </widget>
  <widget class="QStatusBar" name="statusbar"/>
 </widget>
 <resources/>
 <connections/>
</ui>
